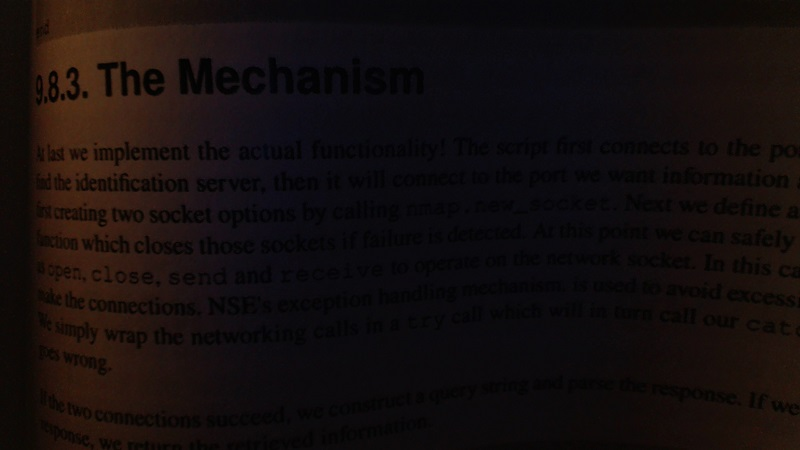
#> input picture bookpage.jpg, 800 x 450 px
$ python Thresholding.py
#> lines starting #> are read from the running program, lines starting #| are printed output that depends on the picture; after the words box and inside, x2 and y2 are one past the last pixel; in counts of white or black regions, pixels touching at a corner belong together
import cv2
import numpy as np

img = cv2.imread('bookpage.jpg')
#> img is the input picture: shape (450, 800, 3); mean B, G, R 13.4, 13.6, 20.3
grayscaled = cv2.cvtColor(img,cv2.COLOR_BGR2GRAY)
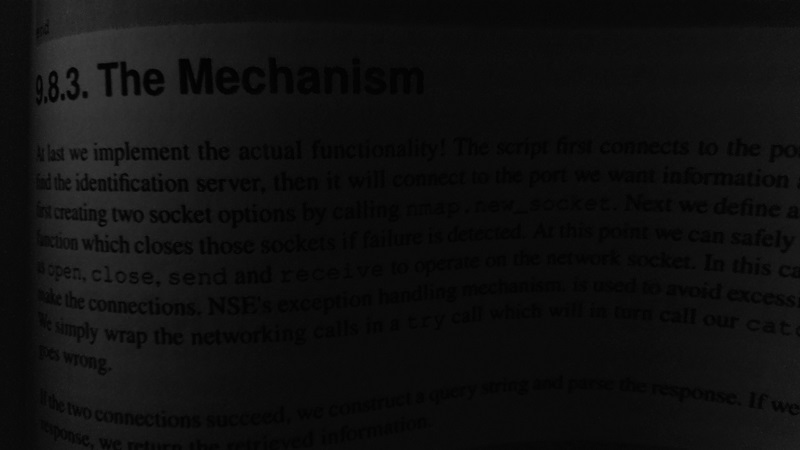
#> grayscaled: shape (450, 800); min 0, max 64, mean 15.6
th = cv2.adaptiveThreshold(grayscaled, 255, cv2.ADAPTIVE_THRESH_GAUSSIAN_C, cv2.THRESH_BINARY, 11, 1)
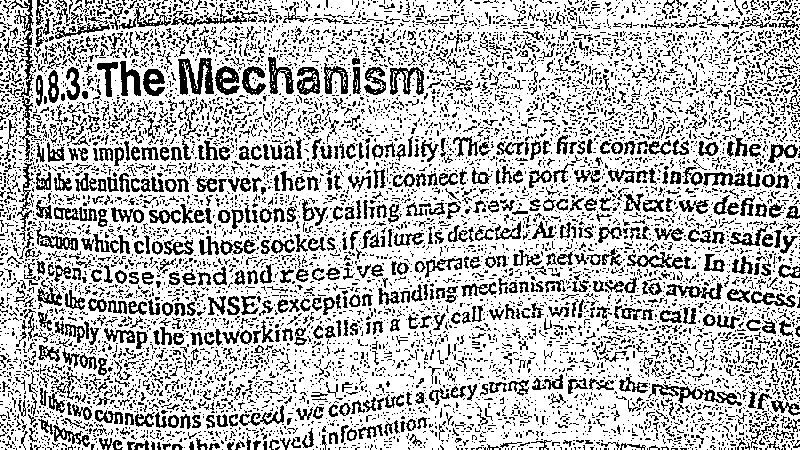
#> th: shape (450, 800); 72.5% white; black in thin lines or dots
cv2.imshow('original',img)
cv2.imshow('Adaptive threshold',th)
cv2.waitKey(0)
cv2.destroyAllWindows()

$ run again, with opencv-template-matching-python-tutorial.jpg copied over bookpage.jpg
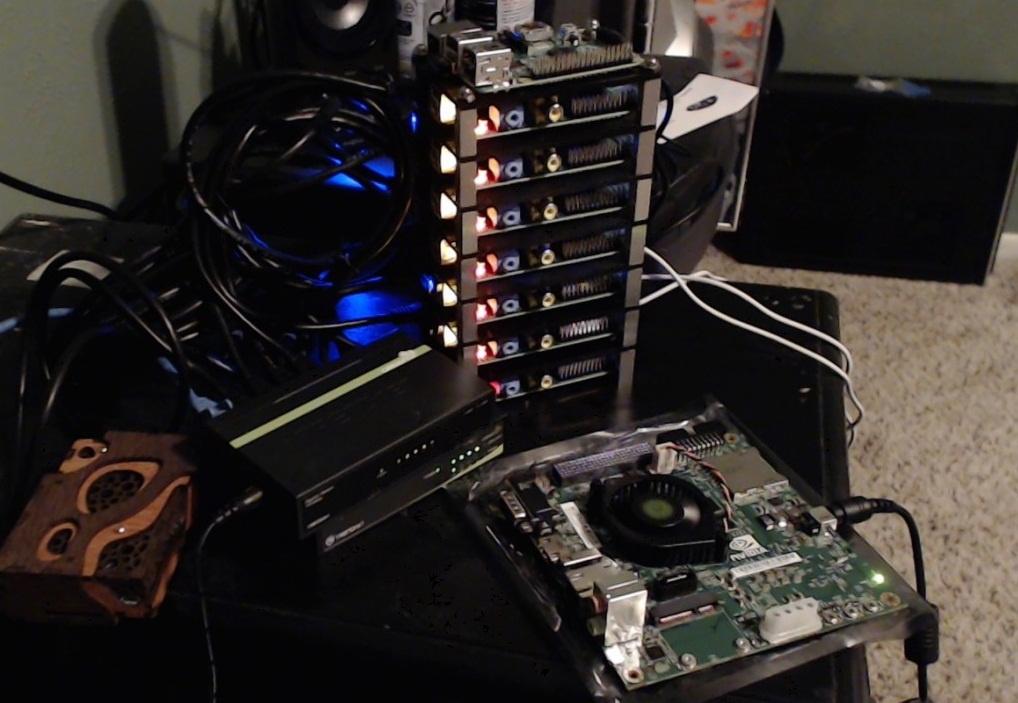
#> input picture opencv-template-matching-python-tutorial.jpg, 1018 x 703 px
#> img is the input picture: shape (703, 1018, 3); mean B, G, R 40.7, 43.2, 48.1
#> `grayscaled = cv2.cvtColor(img,cv2.COLOR_BGR2GRAY)`:
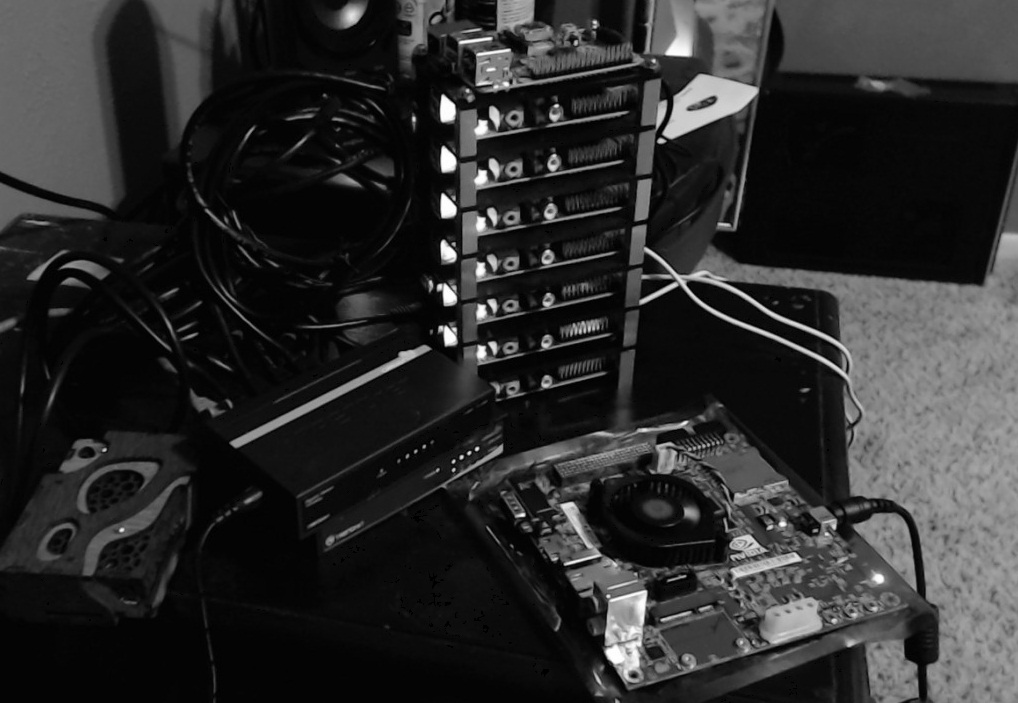
#> grayscaled: shape (703, 1018); min 0, max 255, mean 44.4
#> `th = cv2.adaptiveThreshold(grayscaled, 255, cv2.ADAPTIVE_THRESH_GAUSSI..`:
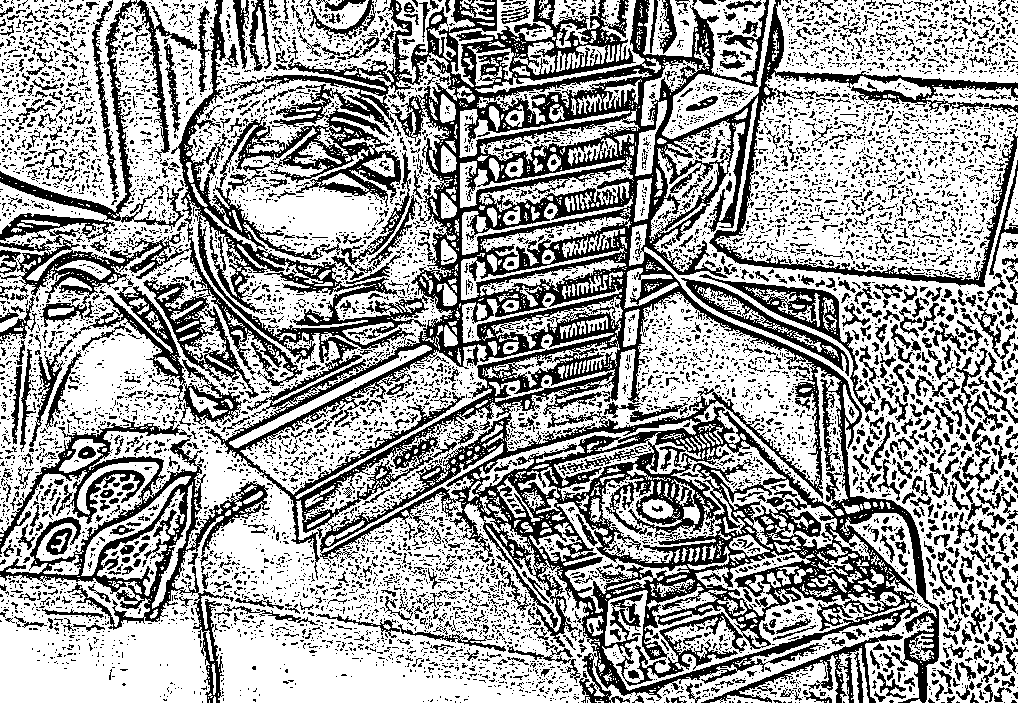
#> th: shape (703, 1018); 62.5% white; 8071 black regions (7117 under 20 px), largest, box (x1, y1, x2, y2) and area: (0, 0, 1018, 703) 152883, (0, 416, 270, 703) 12970, (0, 0, 197, 230) 4390
